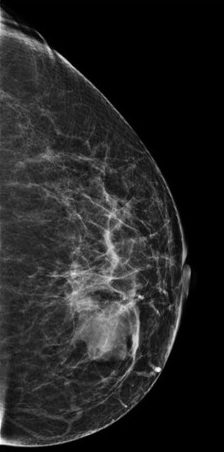
#> input picture mama.jpg, 224 x 452 px, found by its file name
$ python breast_cancer_detection.py
#> lines starting #> are read from the running program, lines starting #| are printed output that depends on the picture; after the words box and inside, x2 and y2 are one past the last pixel; in counts of white or black regions, pixels touching at a corner belong together
import cv2
import matplotlib.pyplot as plt


def load_and_display_image(image_path):
    image = cv2.imread(image_path)
#> image is the input picture: shape (452, 224, 3); min 0, max 255, mean 36
    image = cv2.cvtColor(image, cv2.COLOR_BGR2RGB)  # Converte BGR para RGB
    plt.imshow(image)
    plt.axis('off')
    plt.title('Imagem Original')
    plt.show()
    return image
def separate_color_channels(image):
    red_channel = image[:, :, 0]
    green_channel = image[:, :, 1]
    blue_channel = image[:, :, 2]

    plt.figure(figsize=(12, 4))
    plt.subplot(1, 3, 1)
    plt.imshow(red_channel, cmap='Reds')
    plt.title('Canal Vermelho')
    plt.axis('off')

    plt.subplot(1, 3, 2)
    plt.imshow(green_channel, cmap='Greens')
    plt.title('Canal Verde')
    plt.axis('off')

    plt.subplot(1, 3, 3)
    plt.imshow(blue_channel, cmap='Blues')
    plt.title('Canal Azul')
    plt.axis('off')

    plt.show()
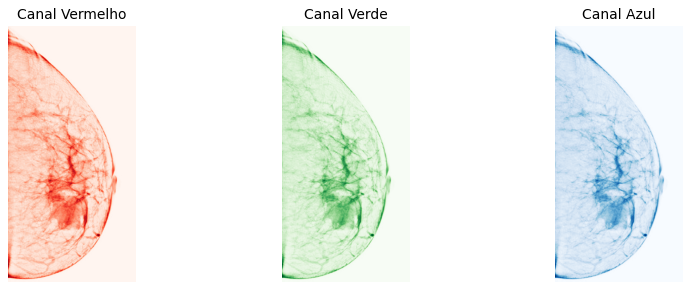
#> figure drawn by matplotlib, 3 panels
    return red_channel, green_channel, blue_channel

def preprocess_image(image):
    blurred_image = cv2.GaussianBlur(image, (5, 5), 0)
    plt.imshow(blurred_image)
    plt.title('Imagem Pré-processada')
    plt.axis('off')
    plt.show()
    return blurred_image

def analyze_image(image):
    gray_image = cv2.cvtColor(image, cv2.COLOR_RGB2GRAY)
    _, binary_image = cv2.threshold(gray_image, 100, 255, cv2.THRESH_BINARY)
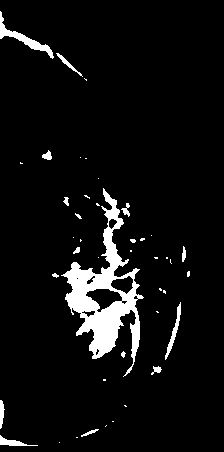
#> binary_image: shape (452, 224); 6.1% white; 43 white regions (28 under 20 px), largest, box (x1, y1, x2, y2) and area: (61, 188, 144, 377) 4614, (0, 11, 54, 59) 468, (165, 302, 181, 360) 212

    plt.imshow(binary_image, cmap='gray')
    plt.title('Resultado da Análise')
    plt.axis('off')
    plt.show()

    num_white_pixels = cv2.countNonZero(binary_image)
#> num_white_pixels = 6173
    num_black_pixels = binary_image.size - num_white_pixels
#> num_black_pixels = 95075

    presence_of_cancer = 'Possivelmente presença de câncer' if num_white_pixels > 1000 else 'Possivelmente ausência de câncer'
#> presence_of_cancer = 'Possivelmente presença de câncer'

    return presence_of_cancer, num_white_pixels, num_black_pixels

image_path = 'C:/Users/CarlosVitor/Cancerdemama/mama.jpg'
image = load_and_display_image(image_path)

red_channel, green_channel, blue_channel = separate_color_channels(image)

preprocessed_image = preprocess_image(image)

result, num_white_pixels, num_black_pixels = analyze_image(preprocessed_image)
#> result = 'Possivelmente presença de câncer'; num_white_pixels = 6173; num_black_pixels = 95075

print(result)
#| Possivelmente presença de câncer
print(f"Número de pixels brancos: {num_white_pixels}")
#| Número de pixels brancos: 6173
print(f"Número de pixels pretos: {num_black_pixels}")
#| Número de pixels pretos: 95075
